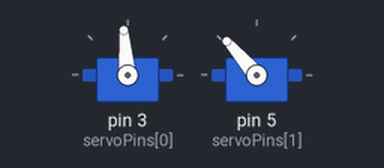
A sketch run on a simulated Arduino Uno, built with avr-gcc and run on an emulated ATmega328P. On the bench: 2 × servo.

Above: at 0.05 s.
At 0.5 s:
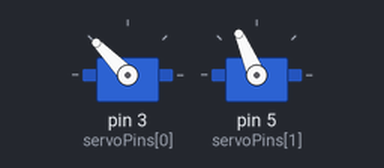
At 1.0 s:
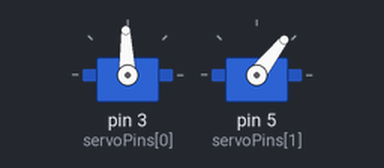
At 1.95 s:
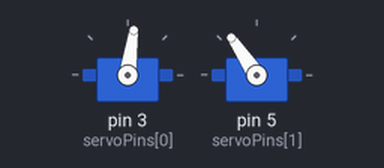
Timing chart, 0 to 4.6 s (numbered marks = the images above):
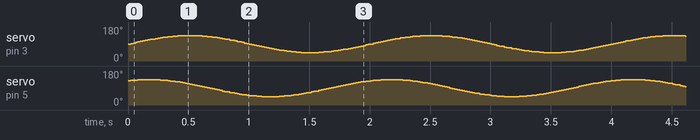

The sketch:

Test_Code_250902.ino
```cpp
#include <Servo.h>
#include <math.h>

// === CONFIGURATION ===
const int numServos = 2;
const int servoPins[numServos] = {3, 5};

// === Motion parameters ===
float amplitude = 45;        // swing size (degrees)
float frequency = 0.5;       // Hz
float phaseShift = M_PI / 3; // radians
float center = 90;           // neutral position is 90°

unsigned long startTime;
int updateDelay = 20;

Servo servos[numServos];

void setup() {
  for (int i = 0; i < numServos; i++) {
    servos[i].attach(servoPins[i]);
  }
  startTime = millis();
}

void loop() {
  float t = (millis() - startTime) / 1000.0;

  for (int i = 0; i < numServos; i++) {
    // swing from (90 - A) to (90 + A)
    float angle = center + amplitude * sin(2 * M_PI * frequency * t + i * phaseShift);
    servos[i].write(angle);
  }

  delay(updateDelay);
}
```
